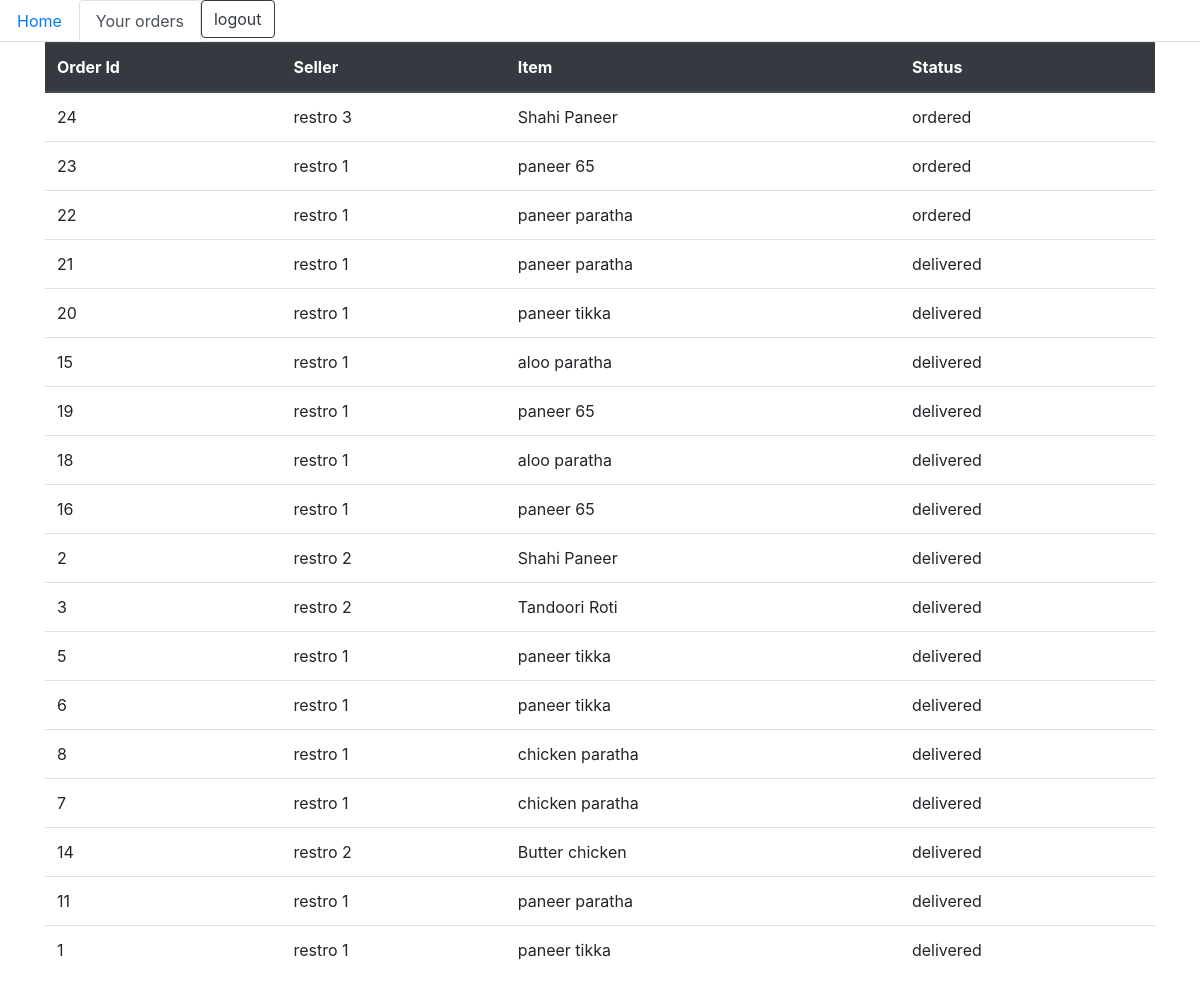
Screenshot of /front-end/userOrders.php (signed in) with the database file from the repository.
### tables this page shows
CREATE TABLE `orders` (
  `orderId` int(10) NOT NULL,
  `buyerId` int(10) NOT NULL,
  `sellerId` int(10) NOT NULL,
  `itemId` int(10) NOT NULL,
  `status` varchar(10) NOT NULL DEFAULT 'ordered',
  `time` datetime NOT NULL DEFAULT current_timestamp()
);

CREATE TABLE `restro` (
  `id` int(10) NOT NULL,
  `name` varchar(100) NOT NULL,
  `email` varchar(100) NOT NULL,
  `password` varchar(100) NOT NULL,
  `isPureVeg` tinyint(1) NOT NULL DEFAULT 0
);

CREATE TABLE `menu` (
  `id` int(10) NOT NULL,
  `itemName` varchar(100) NOT NULL,
  `itemDetail` varchar(1000) DEFAULT NULL,
  `itemCost` float NOT NULL,
  `itemType` varchar(10) NOT NULL DEFAULT 'veg',
  `restroId` int(10) NOT NULL
);

### front-end/userOrders.php (the view, shortened to what this page needs)
<?php
    include('../utilities/user.auth.php');
?>
<!DOCTYPE html>
<html lang="en">
<head>
    <link rel="stylesheet" href="https://stackpath.bootstrapcdn.com/bootstrap/4.5.0/css/bootstrap.min.css">
</head>
<body>
    <ul class="nav nav-tabs">
    <li class="nav-item">
        <a class="nav-link" href="userHome.php">Home</a>
    </li>
    <li class="nav-item">
        <a class="nav-link active" href="#">Your orders</a>
    </li>
    <li class="nav-item">
        <a href="../server/user.php?logout=true" class="btn btn-outline-dark" >logout</a>
    </li>
    </ul>
    <div class="container">
        <?php
            $buyerId=$_SESSION['id'];
            $query= "select orders.orderId,restro.name,menu.itemName,orders.status
            from orders
            inner join menu on orders.itemId=menu.id
            inner join restro on orders.sellerId=restro.id
            where orders.buyerId='$buyerId'
            order by orders.time desc";
            $result=mysqli_query($conn,$query);
        ?>
        <table class="table table-hover">
        <thead class="thead-dark">
            <tr>
                <th>Order Id</th>
                <th>Seller</th>
                <th>Item</th>
                <th>Status</th>
            </tr>
        </thead>
            <?php while($row=mysqli_fetch_assoc($result)): ?>
                <tr>
                <td><?php echo $row['orderId']; ?></td>
                <td><?php echo $row['name']; ?></td>
                <td><?php echo $row['itemName']; ?></td>
                <td><?php echo $row['status']; ?></td>
            </tr>
            <?php endwhile; ?>
        </table>
    </div>
</body>
</html>

### rows the page displays
orders: orderId "24", restro.name "restro 3", menu.itemName "Shahi Paneer", status "ordered"
orders: orderId "23", restro.name "restro 1", menu.itemName "paneer 65", status "ordered"
orders: orderId "22", restro.name "restro 1", menu.itemName "paneer paratha", status "ordered"
orders: orderId "21", restro.name "restro 1", menu.itemName "paneer paratha", status "delivered"
orders: orderId "20", restro.name "restro 1", menu.itemName "paneer tikka", status "delivered"
orders: orderId "15", restro.name "restro 1", menu.itemName "aloo paratha", status "delivered"
orders: orderId "19", restro.name "restro 1", menu.itemName "paneer 65", status "delivered"
orders: orderId "18", restro.name "restro 1", menu.itemName "aloo paratha", status "delivered"
orders: orderId "16", restro.name "restro 1", menu.itemName "paneer 65", status "delivered"
orders: orderId "2", restro.name "restro 2", menu.itemName "Shahi Paneer", status "delivered"
orders: orderId "3", restro.name "restro 2", menu.itemName "Tandoori Roti", status "delivered"
orders: orderId "5", restro.name "restro 1", menu.itemName "paneer tikka", status "delivered"
orders: orderId "6", restro.name "restro 1", menu.itemName "paneer tikka", status "delivered"
orders: orderId "8", restro.name "restro 1", menu.itemName "chicken paratha", status "delivered"
orders: orderId "7", restro.name "restro 1", menu.itemName "chicken paratha", status "delivered"
orders: orderId "14", restro.name "restro 2", menu.itemName "Butter chicken", status "delivered"
orders: orderId "11", restro.name "restro 1", menu.itemName "paneer paratha", status "delivered"
orders: orderId "1", restro.name "restro 1", menu.itemName "paneer tikka", status "delivered"
